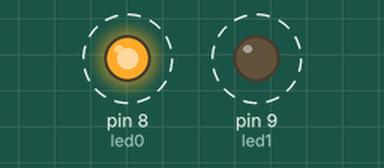
Bench run of a sketch on a simulated Arduino Uno, built with avr-gcc and run on an emulated ATmega328P. On the bench: output pins drawn as LEDs (lit = HIGH). Dashed ring = blinking.

Above: at 0.3 s.
Timing chart, 0 to 4.8 s (numbered marks = the images above):
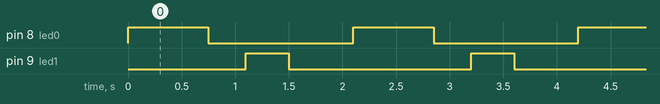

Measured:
- by itself, pin 8 (led0): alternates HIGH for 0.75 s and LOW for 1.4 s
- by itself, pin 9 (led1): alternates HIGH for 0.40 s and LOW for 1.7 s
- by itself, everything shown: repeats every 2.1 s, in 4 steps

The sketch:

2_LEDs_Blink.ino
```cpp
#define led0 8
#define led1 9

void setup()
{
  // put your setup code here, to run once:
  pinMode(led0,OUTPUT);
  pinMode(led1,OUTPUT);
}

void loop()
{
  // put your main code here, to run repeatedly:
  while(1)
  {
    Refresh0();
    Refresh1();
  }
}

void Refresh0()
{
  digitalWrite(led0,HIGH);
  delay(750);
  digitalWrite(led0,LOW);
  delay(350);
}

void Refresh1()
{
  digitalWrite(led1,HIGH);
  delay(400);
  digitalWrite(led1,LOW);
  delay(600);
}
```
